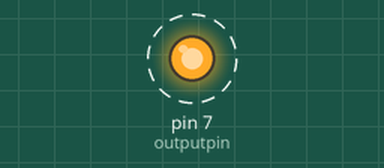
Recording of a program running on a simulated Raspberry Pi (header pin numbers). Parts: output pins drawn as LEDs (lit = HIGH). Dashed ring = blinking. What the program prints to the terminal is not drawn.

Above: at 0.5 s.
Timing chart, 0 to 4.6 s (numbered marks = the images above):
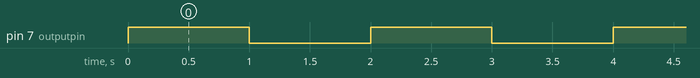

The program:

toggle_led.py
```python
import RPi.GPIO as GPIO
import time

GPIO.setmode(GPIO.BOARD)

outputpin = 7

GPIO.setup(outputpin,GPIO.OUT)

flipflop = True

while True:
    if flipflop:
        flipflop = False
        GPIO.output(outputpin,GPIO.HIGH)
        print("light on")
    else:
        flipflop = True
        GPIO.output(outputpin,GPIO.LOW)
        print ("light off")
    time.sleep(1)
```

Measured:
- by itself, pin 7 (outputpin): alternates HIGH for 1.0 s and LOW for 1.0 s
